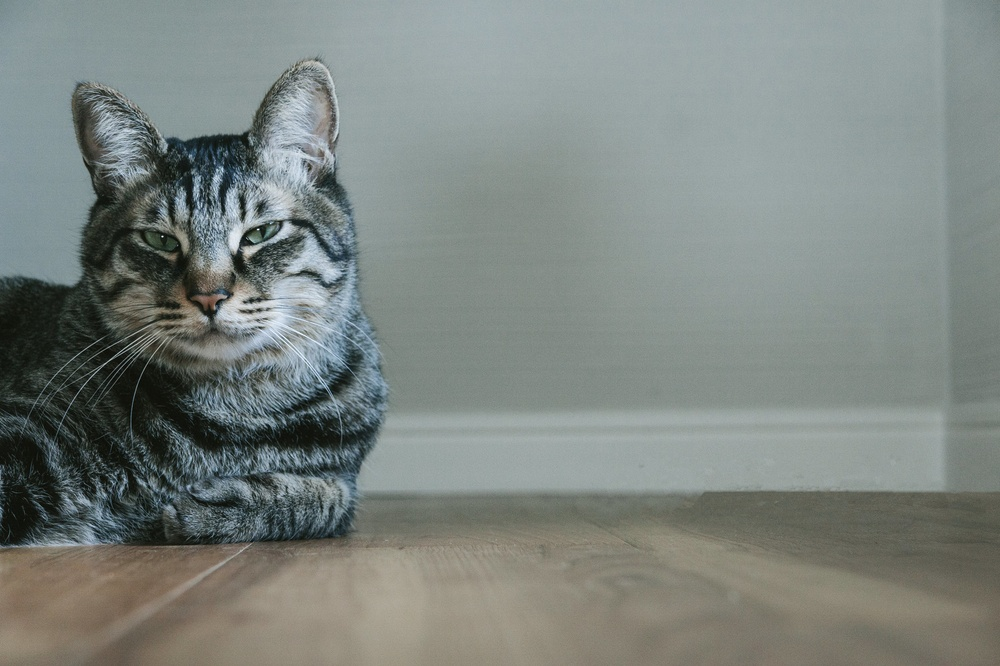
%> input picture org_img/NEKO.jpg, 1000 x 666 px, shrunk from 1600 x 1066 before the run
$ octave kadai10.m   (GNU Octave 9; MATLAB toolbox functions it lacks are replaced by stand-ins)
%> lines starting %> are read from the running program, lines starting %| are printed output that depends on the picture; in (x1, y1, x2, y2) boxes, pixels count from 0 and x2, y2 are one past the last pixel; in counts of white or black regions, pixels touching at a corner belong together; the program's own positions count from 1
% 課題10 画像のエッジ抽出
% 次のプログラムを参考にして，エッジ抽出を体験せよ．

clear; % 変数のオールクリア

ORG = imread('org_img/NEKO.jpg'); % 原画像の入力
%> ORG is the input picture: size 666x1000x3 uint8; mean R, G, B 125.2, 132.5, 128.2
ORG = rgb2gray(ORG); %カラーからグレイへの変換
%> ORG: size 666x1000 uint8
imagesc(ORG); colormap('gray'); colorbar;% 画像表示
pause; % 一時停止

IMG = edge(ORG,'prewitt'); % エッジ抽出（プレウィット法）
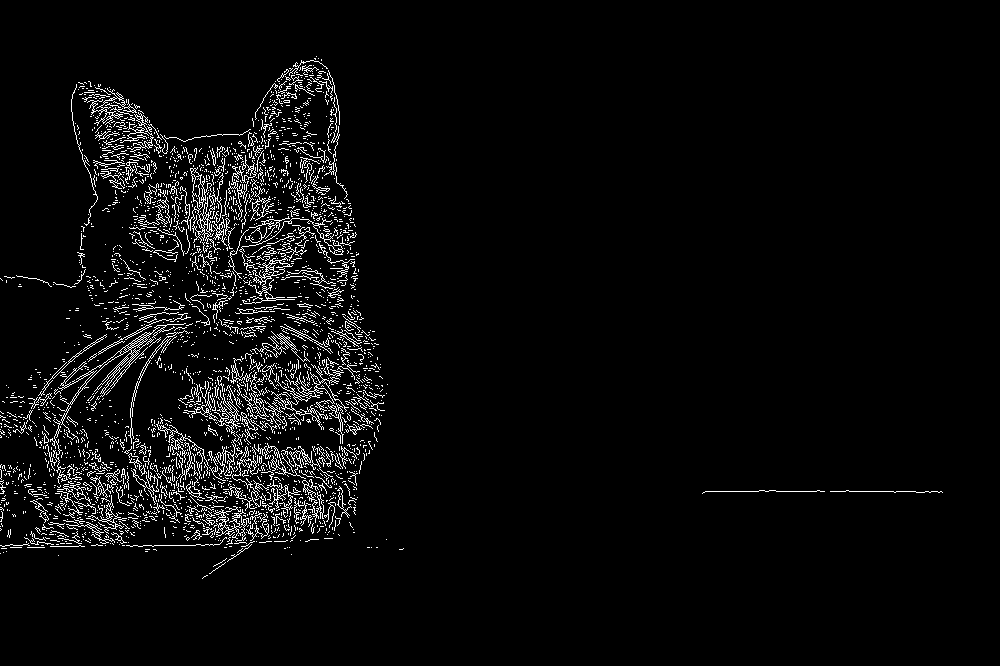
%> IMG: size 666x1000 logical; 4% white in thin lines or dots, all inside (x1, y1, x2, y2) = (0, 56, 943, 579)
imagesc(IMG); colormap('gray'); colorbar;% 画像表示
pause; % 一時停止

IMG = edge(ORG,'sobel'); % エッジ抽出（ソベル法）
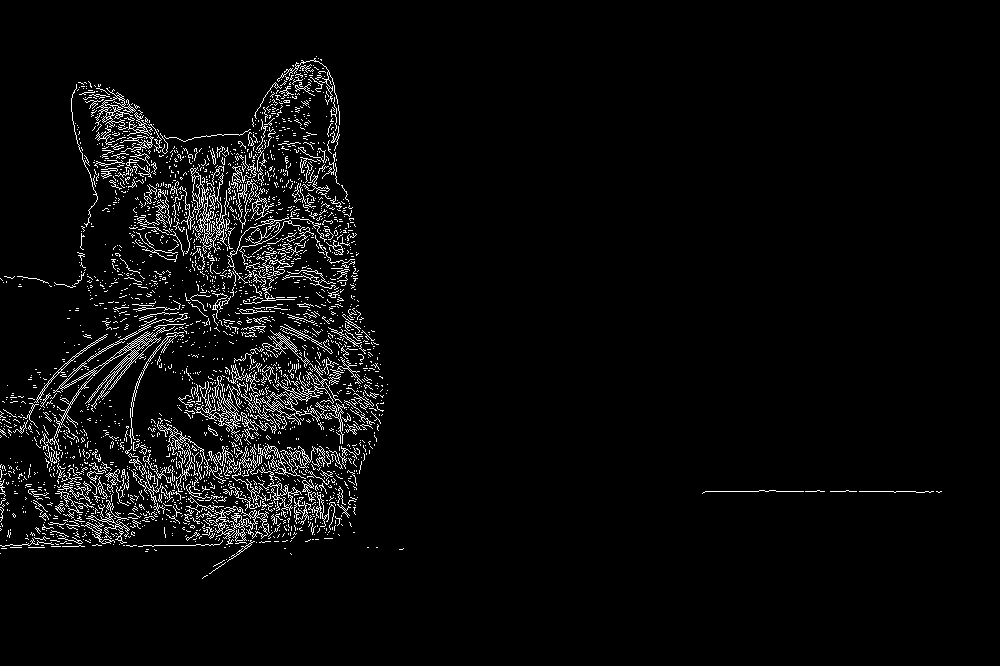
%> IMG: size 666x1000 logical; 4% white in thin lines or dots, all inside (x1, y1, x2, y2) = (0, 56, 942, 579)
imagesc(IMG); colormap('gray'); colorbar;% 画像表示
pause; % 一時停止

IMG = edge(ORG,'canny'); % エッジ抽出（キャニー法）
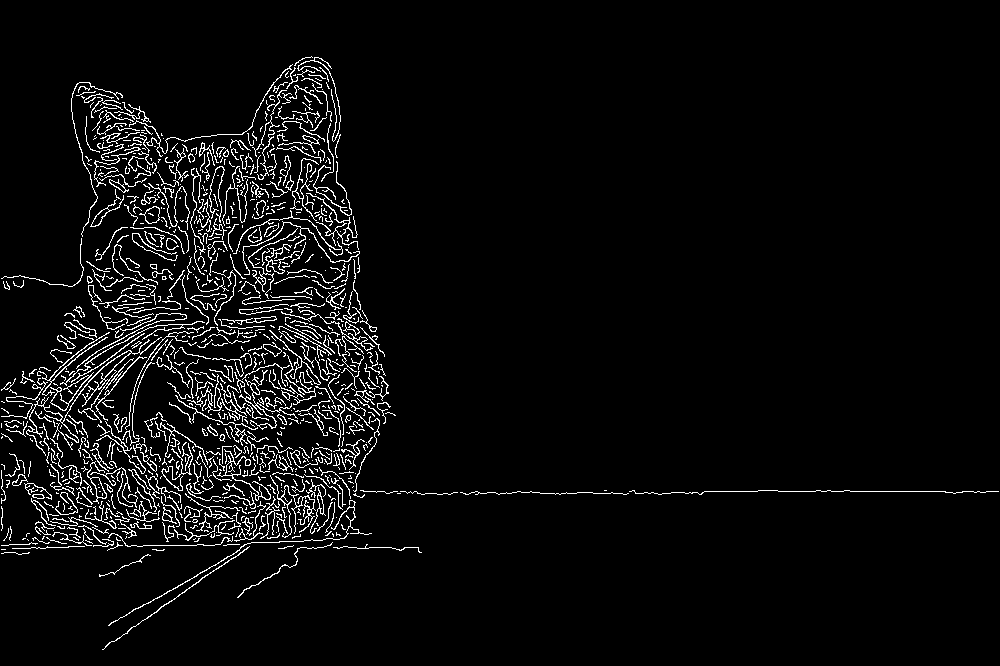
%> IMG: size 666x1000 logical; 4.5% white in thin lines or dots, all inside (x1, y1, x2, y2) = (1, 56, 999, 650)
imagesc(IMG); colormap('gray'); colorbar;% 画像表示
pause; % 一時停止
